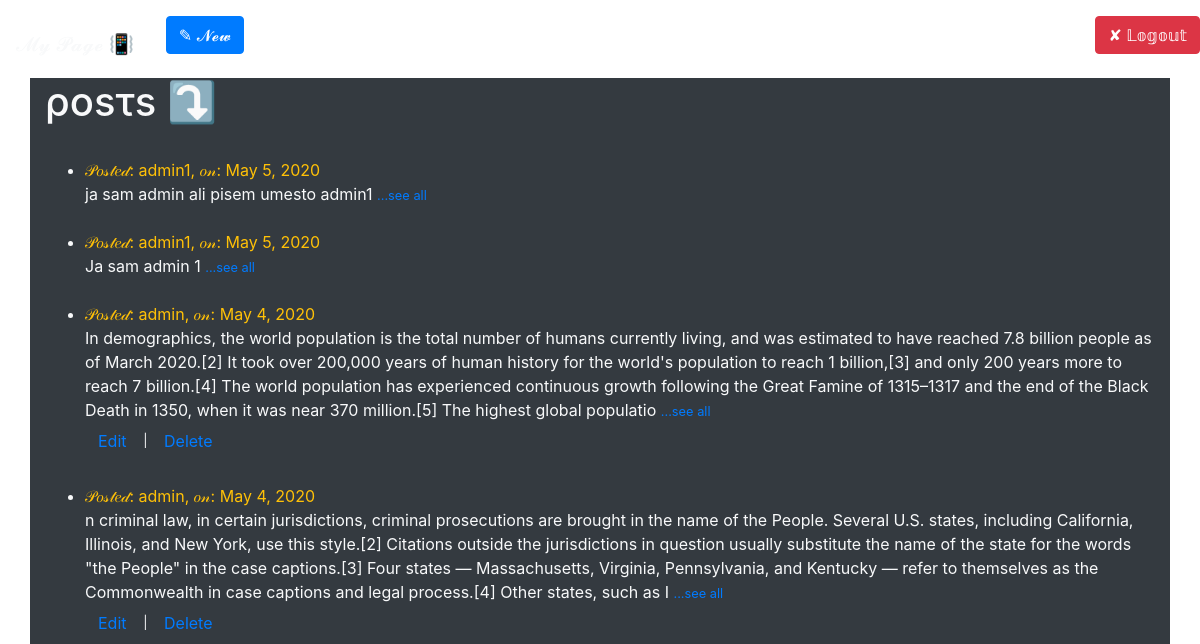
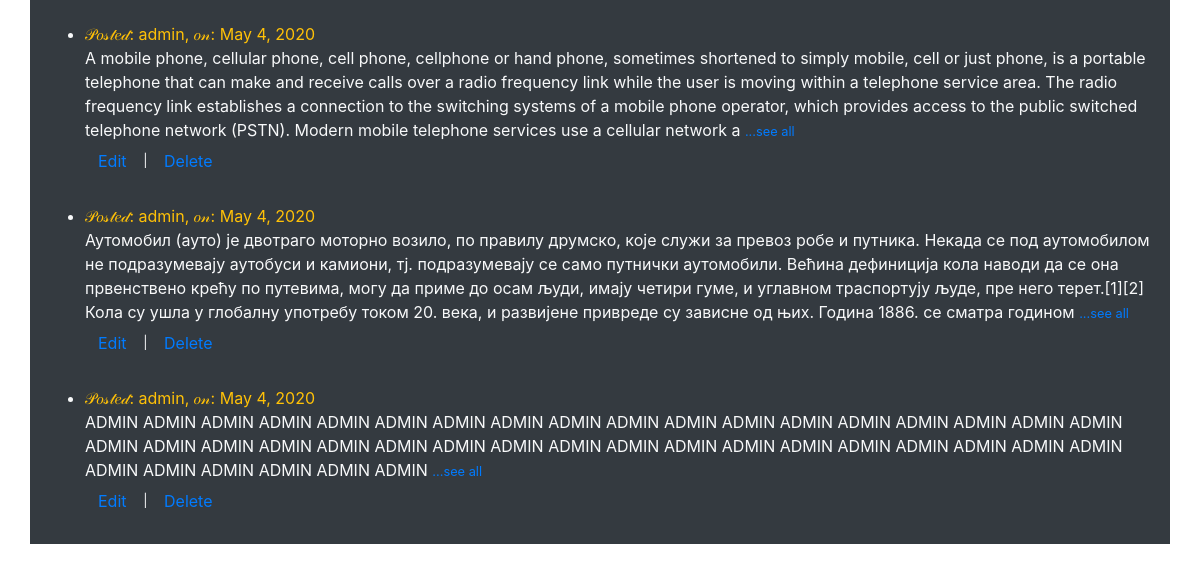
Before: / (signed in) with the older database file (2 pictures, top to bottom).
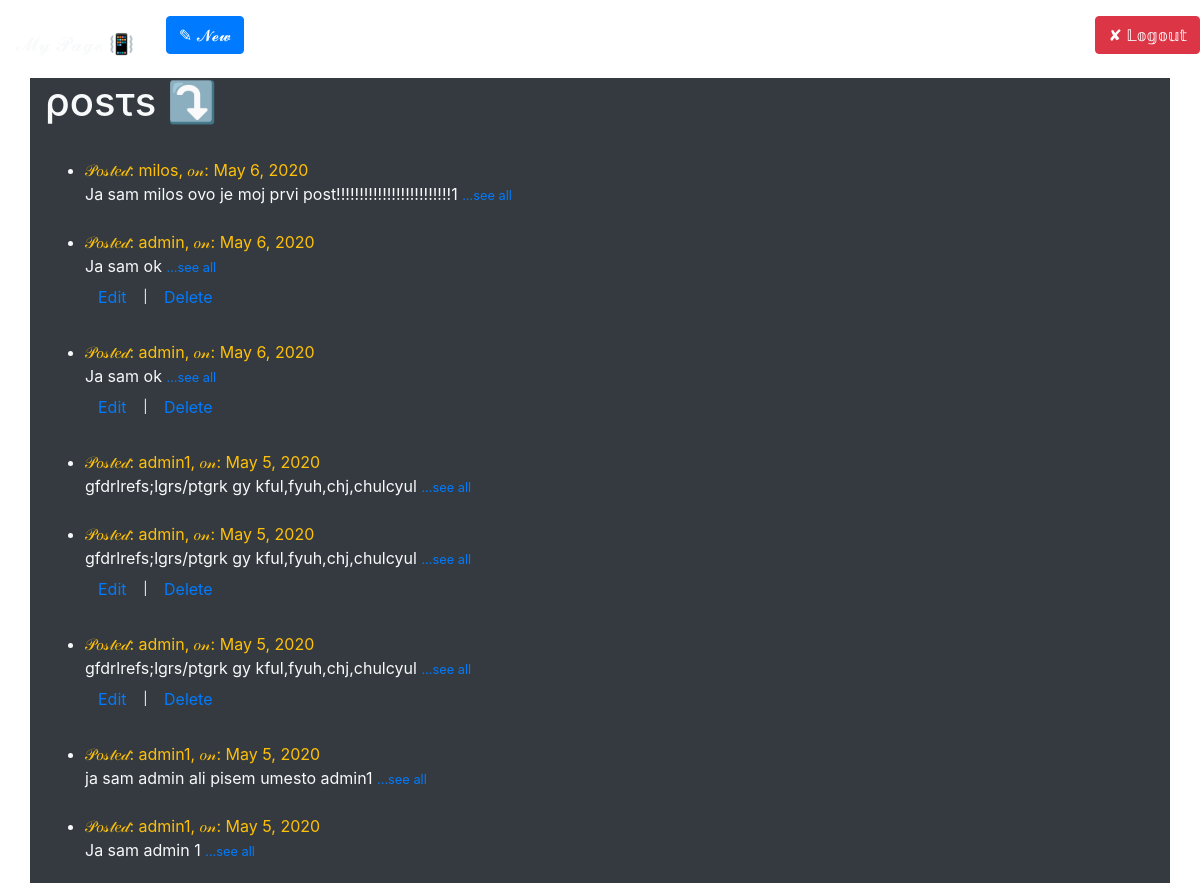
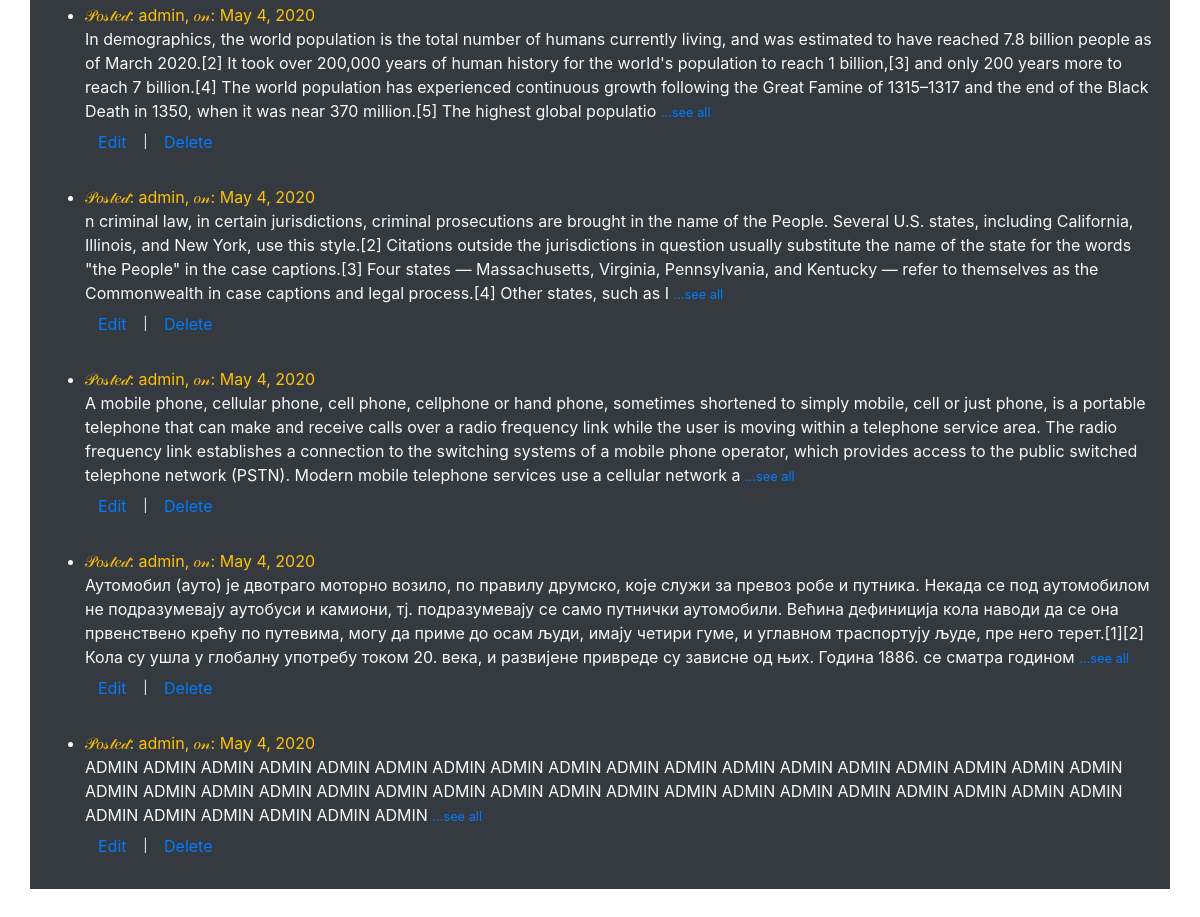
After: the same page with the newer database file (2 pictures, top to bottom).
### theblog/models.py (models this page shows, shortened)
class Post(models.Model):
	author = models.ForeignKey(User, on_delete=models.CASCADE)
	body = models.TextField()
	post_date = models.DateField(auto_now_add=True)

### theblog/views.py (the view)
# urls.py: path('', HomeView.as_view(), name="home"),
class HomeView(ListView):
	model = Post
	template_name = 'home.html'
	ordering = ['-id']

### theblog/templates/home.html (shortened to what this page needs)
{% extends 'base.html' %}
{% block content %}
{% if user.is_authenticated %}
	<h1> ροsτs ⤵</h1>
	<br>
<ul>
{% for post in object_list %}
<li>
	<div class='text-warning'>
𝒫𝑜𝓈𝓉𝑒𝒹: {{ post.author }}, 𝑜𝓃: {{ post.post_date }}
</div>
	<h7> {{ post.body|slice:":500"|safe }}
		<a href="{% url 'article_details' post.pk %}">
		<small>...see all</small> </a>
	</h7>
{% if user.is_authenticated %}
	{% if request.user == post.author %}
<br>
	<small>
		<a class="btn btn-outline text-primary" href="{% url 'update_post' post.pk %}">Edit</a></button> |
		<a class="btn btn-outline text-primary" href="{% url 'delete_post' post.pk %}"> Delete</a></button>
	</small>
	{% endif %}
{% endif %}
<br><br>
</li>
{% endfor %}
{% endif %}
</ul>
{% endblock %}

### theblog/templates/base.html (shortened to what this page needs)
<!doctype html>
<html lang="en">
  <head>
    <link rel="stylesheet" href="https://stackpath.bootstrapcdn.com/bootstrap/4.4.1/css/bootstrap.min.css">
  </head>
<div class="float-left">
  <nav class="navbar navbar-dark">
    <a class="navbar-brand text-light" href="{% url 'home' %}">𝓜𝔂 𝓟𝓪𝓰𝓮 📳</a>
  </nav>
</div>
<div>
  {% if user.is_authenticated %}
        <a class="btn btn-primary float-center" href="{% url 'add_post' %}"> ✎ 𝓝𝓮𝔀  </a>
        <a class="btn btn-danger float-right" href="{% url 'logout' %}"> ✘ 𝕃𝕠𝕘𝕠𝕦𝕥 </a>
        <br><br>
  {% else %}
      <a class="btn btn-danger float-right" href="{% url 'register' %}"> ℝ𝕖𝕘𝕚𝕤𝕥𝕖𝕣 🎴</a>
      <a class="btn btn-danger float-right" href="{% url 'login' %}"> 𝕃𝕠𝕘𝕀𝕟 🎴</a>
      <br><br>
  {% endif %}
  <div class = 'container bg-dark text-light' >
      {% block content %}
      {% endblock %}
  </div>
<br><br><br><br><br><br><br><br><br><br><br><br><br><br><br><br><br><br><br><br><br><br><br><br><br><br><br><br><br><br><br><br><br>
</div>
  </body>
</html>

Changed rows visible on the page:
added Post: author "milos", post_date "May 6, 2020", body "Ja sam milos ovo je moj prvi post!!!!!!!!!!!!!!!!!!!!!!!!!1"
added Post: author "admin", post_date "May 6, 2020", body "Ja sam ok", shows "Edit"
added Post: author "admin", post_date "May 6, 2020", body "Ja sam ok", shows "Edit"
added Post: author "admin1", post_date "May 5, 2020", body "gfdrlrefs;lgrs/ptgrk gy kful,fyuh,chj,chulcyul"
added Post: author "admin", post_date "May 5, 2020", body "gfdrlrefs;lgrs/ptgrk gy kful,fyuh,chj,chulcyul", shows "Edit"
added Post: author "admin", post_date "May 5, 2020", body "gfdrlrefs;lgrs/ptgrk gy kful,fyuh,chj,chulcyul", shows "Edit"
